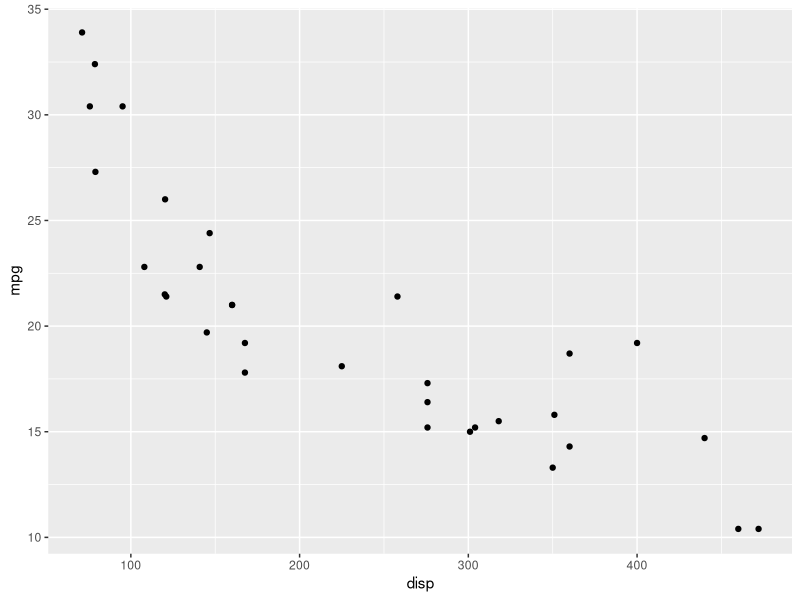
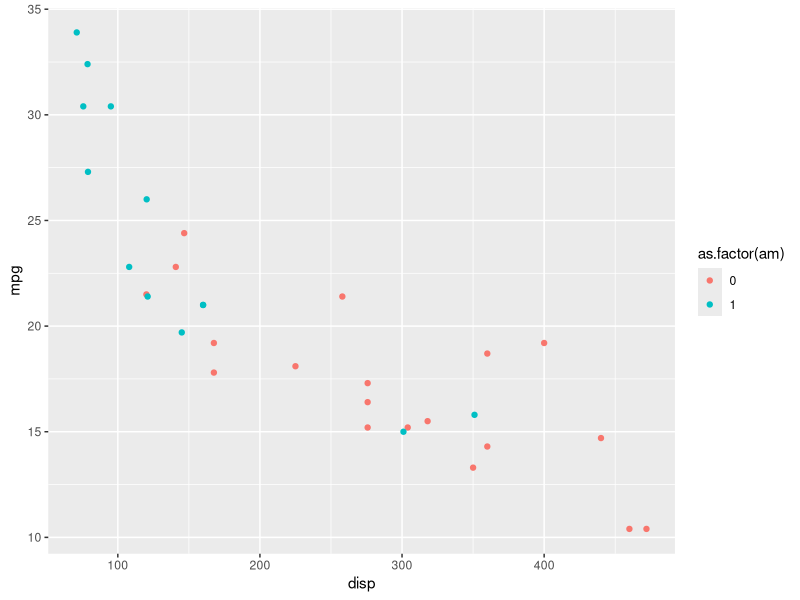
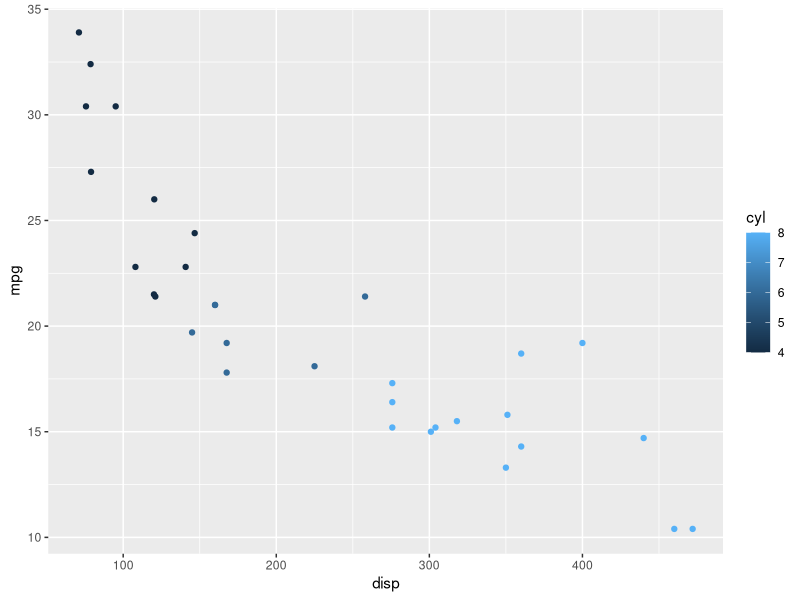
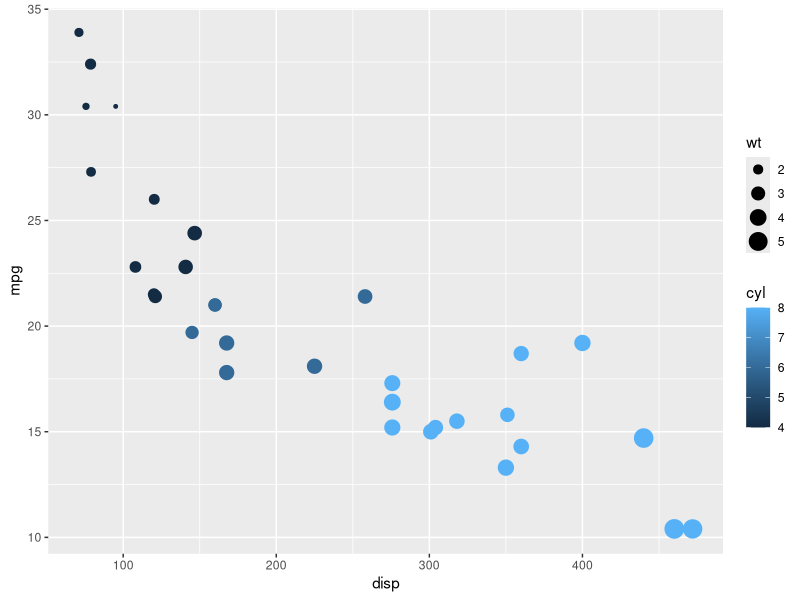
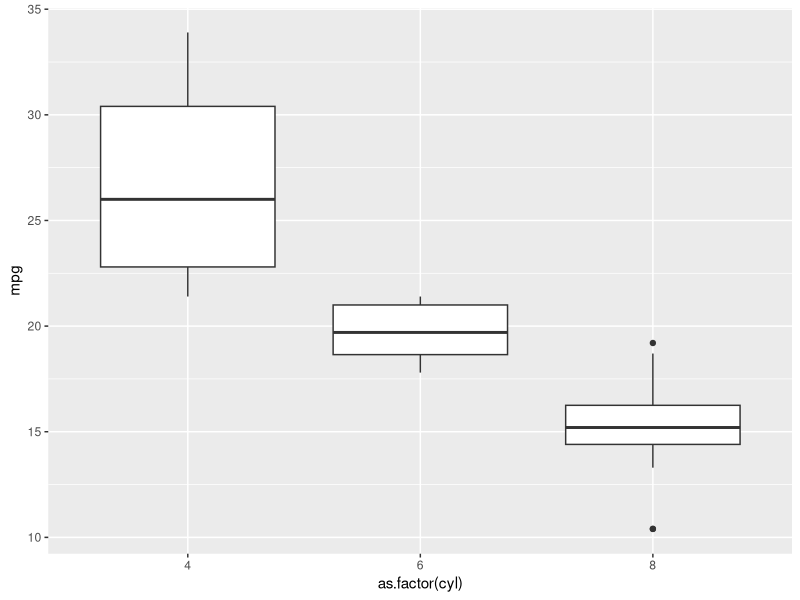
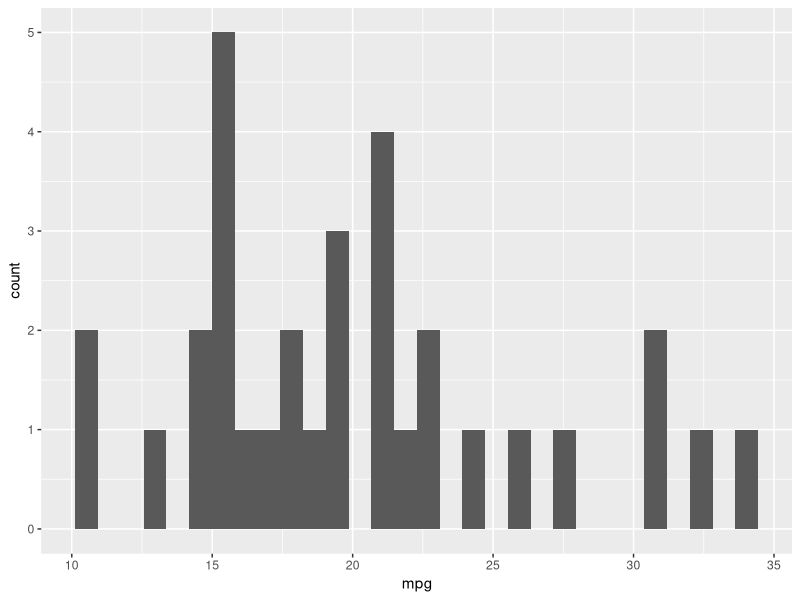
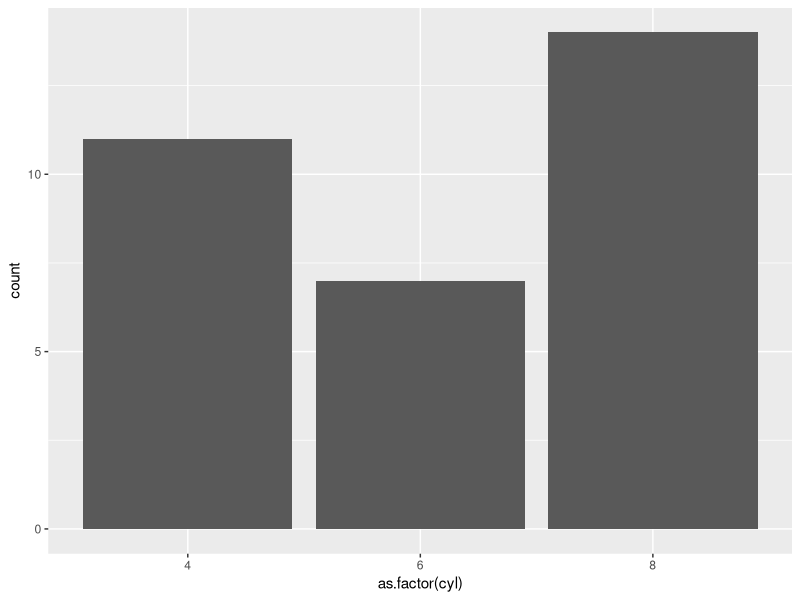
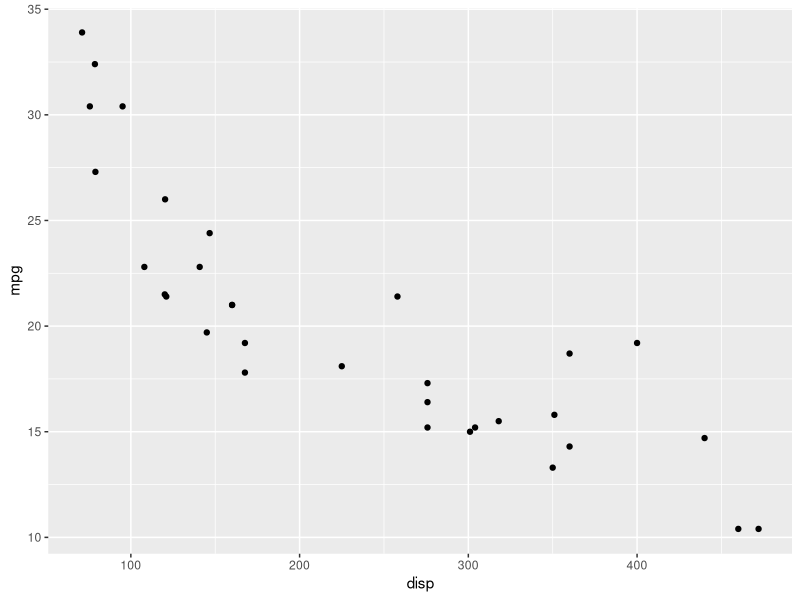

The R script that drew these images, in order:
## ---- chunk 1
knitr::opts_chunk$set(
  collapse = TRUE, 
  out.width = "60%", out.height = "60%",
  fig.retina = 2
)
## ---- chunk 2
head(mtcars)
## ---- chunk 3
library(ggplot2)
## ---- chunk 4
ggplot(data = mtcars) + 
  geom_point(mapping = aes(x = disp, y = mpg))
## ---- chunk 5
ggplot(data = mtcars) + 
  geom_point(mapping = aes(x = disp, y = mpg, colour = as.factor(am)))
## ---- chunk 6
ggplot(mtcars) + 
  geom_point(mapping = aes(x = disp, y = mpg, colour = cyl))
## ---- chunk 7
ggplot(mtcars) +
  geom_point(mapping = aes(x = disp, y = mpg, colour = cyl, size = wt))
## ---- chunk 8
ggplot(mtcars) + 
  geom_boxplot(aes(x = as.factor(cyl), y = mpg))
## ---- chunk 9
ggplot(mtcars) + 
  geom_histogram(aes(x = mpg))
## ---- chunk 10
ggplot(mtcars) + 
  geom_bar(aes(x = as.factor(cyl)))
## ---- chunk 11
# esquerda
ggplot(mtcars) + 
  geom_point(aes(y = mpg, x = disp))
# direita
ggplot(mtcars) + 
  geom_smooth(aes(y = mpg, x = disp))
## ---- chunk 12
ggplot(mtcars) + 
  geom_point(aes(y = mpg, x = disp)) +
  geom_smooth(aes(y = mpg, x = disp))
## ---- chunk 13
ggplot(mtcars, aes(y = mpg, x = disp)) + 
  geom_point() +
  geom_smooth()
## ---- chunk 14
ggplot(mtcars, aes(y = mpg, x = disp, colour = as.factor(cyl))) + 
  geom_point() +
  geom_smooth(method = "lm")
## ---- chunk 15
ggplot(mtcars, aes(y = mpg, x = disp)) + 
  geom_point(aes(colour = as.factor(cyl))) +
  geom_smooth(method = "lm")
